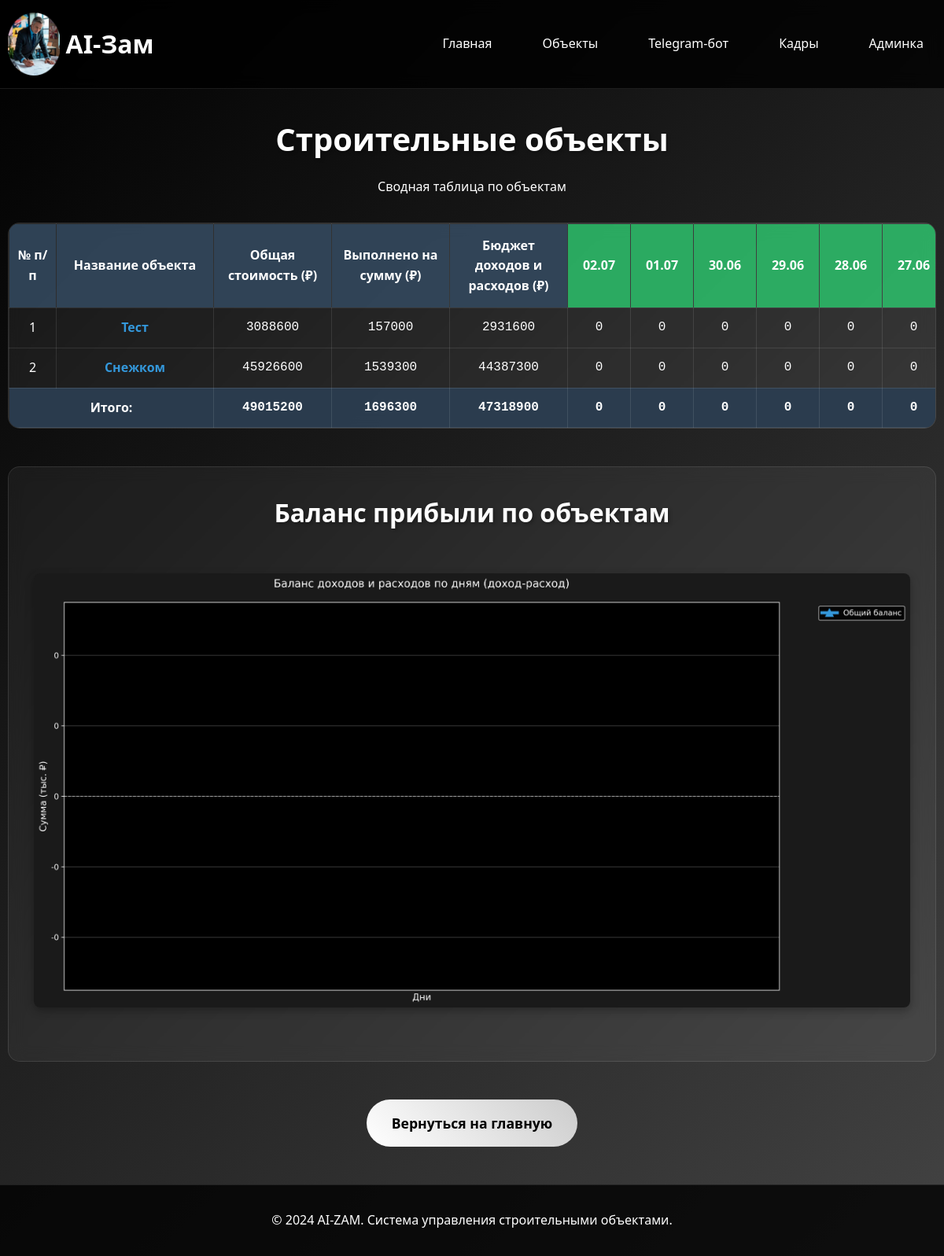
The app's page /objects/ with its own data.
### object/models.py (models this page shows, shortened)
class Objekt(models.Model):
    STATUS_CHOICES = [
        ('планируется', 'Планируется'),
        ('в работе', 'В работе'),
        ('завершён', 'Завершён'),
    ]
    nazvanie = models.CharField(max_length=255, verbose_name="Название")
    otvetstvennyj = models.ForeignKey(Kadry, on_delete=models.SET_NULL, null=True, blank=True, verbose_name="Ответственный")
    data_nachala = models.DateField(verbose_name="Дата начала")
    data_plan_zaversheniya = models.DateField(verbose_name="Дата план завершения")
    data_fakt_zaversheniya = models.DateField(null=True, blank=True, verbose_name="Дата факт завершения")
    status = models.CharField(max_length=20, choices=STATUS_CHOICES, default='планируется', verbose_name="Статус")
    class Meta:
        verbose_name = "Объект"
        verbose_name_plural = "Объекты"
        db_table = 'objekt'

### object/views.py (the view, shortened to what this page needs)
# urls.py: path('objects/', objects_list, name='objects_list'),
def objects_list(request):
    print("\n\n*** objects_list view called ***\n\n")
    objects = Objekt.objects.select_related('otvetstvennyj').all()
    today = datetime.now().date()
    days = [today - timedelta(days=i) for i in range(20)]
    objects_with_info = []
    total_budget = 0.0
    total_completed = 0.0
    total_daily_balance = {}
    daily_income_data = {}
    daily_expense_data = {}
    for obj in objects:
        planned_resources = ResursyPoObjektu.objects.filter(objekt=obj).select_related('resurs', 'resurs__kategoriya_resursa')
        total_cost = sum(float(r.kolichestvo * r.cena) for r in planned_resources)
        fakticheskij_resursy = FakticheskijResursPoObjektu.objects.filter(
            resurs_po_objektu__objekt=obj
        )
        completed_cost = 0.0
        daily_expenses = {}  # Словарь для хранения расходов по дням
        for fr in fakticheskij_resursy:
            rashody = RaskhodResursa.objects.filter(fakticheskij_resurs=fr)
            resource_cost = float(fr.resurs_po_objektu.cena)
            for rr in rashody:
                izraskhodovano = float(rr.izraskhodovano)
                expense_amount = izraskhodovano * resource_cost
                completed_cost += expense_amount
                date_key = rr.data.strftime('%Y-%m-%d')
                if date_key not in daily_expenses:
                    daily_expenses[date_key] = 0.0
                daily_expenses[date_key] += expense_amount
        income_resources = ResursyPoObjektu.objects.filter(
            objekt=obj,
            resurs__kategoriya_resursa__nazvanie='Подрядные организации'
        ).select_related('resurs', 'resurs__kategoriya_resursa')
        income_fakticheskij_resursy = FakticheskijResursPoObjektu.objects.filter(
            resurs_po_objektu__objekt=obj,
            resurs_po_objektu__resurs__kategoriya_resursa__nazvanie='Подрядные организации'
        )
        daily_income = {}  # Словарь для хранения доходов по дням
        for fr in income_fakticheskij_resursy:
            rashody = RaskhodResursa.objects.filter(fakticheskij_resurs=fr)
            resource_cost = float(fr.resurs_po_objektu.cena)
        budget_balance = total_cost - completed_cost
        daily_balance = {}
        svodnaya_data = SvodnayaRaskhodDokhodPoDnyam.objects.filter(objekt=obj)
        for svodnaya in svodnaya_data:
            day_key = svodnaya.data.strftime('%Y-%m-%d')
            daily_balance[day_key] = float(svodnaya.balans)
        objects_with_info.append({
            'object': obj,
            'total_cost': total_cost,
            'completed_cost': completed_cost,
            'budget_balance': budget_balance,
            'daily_expenses': daily_expenses,
            'daily_income': daily_income,
            'daily_balance': daily_balance,
        })
        total_budget += total_cost
        total_completed += completed_cost
    chart_path = create_profit_balance_charts(objects_with_info, days, daily_income_data, daily_expense_data)
    context = {
        'objects_with_info': objects_with_info,
        'days': days,
        'total_budget': total_budget,
        'total_completed': total_completed,
        'total_balance': total_budget - total_completed,
        'total_daily_balance': total_daily_balance,
        'chart_path': chart_path if chart_path else None,
    }
    return render(request, 'object/objects_list.html', context)

### object/templates/object/objects_list.html (shortened to what this page needs)
{% extends 'base/base.html' %}
{% load static %}
{% load object_filters %}
{% block content %}
<section class="page-title">
    <h1>Строительные объекты</h1>
    <p>Сводная таблица по объектам</p>
</section>
<section class="objects-table-container">
    <table class="objects-table">
        <thead>
            <tr>
                <th>№ п/п</th>
                <th>Название объекта</th>
                <th>Общая стоимость (₽)</th>
                <th>Выполнено на сумму (₽)</th>
                <th>Бюджет доходов и расходов (₽)</th>
                {% for day in days %}
                <th style="background: rgba(46, 204, 113, 0.8);">{{ day|date:"d.m" }}</th>
                {% endfor %}
            </tr>
        </thead>
        <tbody>
            {% for item in objects_with_info %}
            <tr>
                <td>{{ forloop.counter }}</td>
                <td>
                    <a href="/objects/{{ item.object.id }}/" class="object-link">
                        {{ item.object.nazvanie }}
                    </a>
                </td>
                <td class="number-cell">{{ item.total_cost|floatformat:0 }}</td>
                <td class="number-cell">{{ item.completed_cost|floatformat:0 }}</td>
                <td class="number-cell">{{ item.budget_balance|floatformat:0 }}</td>
                {% for day in days %}
                <td class="number-cell">
                    {% with day_key=day|date:"Y-m-d" %}
                        {% if day_key in item.daily_balance %}
                            {{ item.daily_balance|get_item:day_key|floatformat:0 }}
                        {% else %}
                            0
                        {% endif %}
                    {% endwith %}
                </td>
                {% endfor %}
            </tr>
            {% endfor %}
            {% if objects_with_info %}
            <tr class="total-row">
                <td colspan="2"><strong>Итого:</strong></td>
                <td class="number-cell"><strong>{{ total_budget|floatformat:0 }}</strong></td>
                <td class="number-cell"><strong>{{ total_completed|floatformat:0 }}</strong></td>
                <td class="number-cell"><strong>{{ total_balance|floatformat:0 }}</strong></td>
                {% for day in days %}
                <td class="number-cell">
                    <strong>
                        {% with day_key=day|date:"Y-m-d" %}
                            {% if day_key in total_daily_balance %}
                                {{ total_daily_balance|get_item:day_key|floatformat:0 }}
                            {% else %}
                                0
                            {% endif %}
                        {% endwith %}
                    </strong>
                </td>
                {% endfor %}
            </tr>
            {% endif %}
        </tbody>
    </table>
</section>
{% if chart_path %}
<section class="charts-section">
    <div class="charts-container">
        <h2>Баланс прибыли по объектам</h2>
        <div class="chart-wrapper">
            <img src="{% static chart_path %}" alt="График баланса прибыли по объектам" class="profit-chart">
        </div>
    </div>
</section>
{% endif %}
<section class="back-link">
    <a href="/" class="btn-back">Вернуться на главную</a>
</section>
{% endblock %}

### records on screen
Objekt: object.nazvanie "Тест", total_cost "3088600", completed_cost "157000", budget_balance "2931600"
Objekt: object.nazvanie "Снежком", total_cost "45926600", completed_cost "1539300", budget_balance "44387300"

### other values on screen
{{ day|date:"d.m" }} "02.07" "01.07" "30.06" "29.06" "28.06" "27.06"
{{ total_budget|floatformat:0 }} "49015200"
{{ total_completed|floatformat:0 }} "1696300"
{{ total_balance|floatformat:0 }} "47318900"
